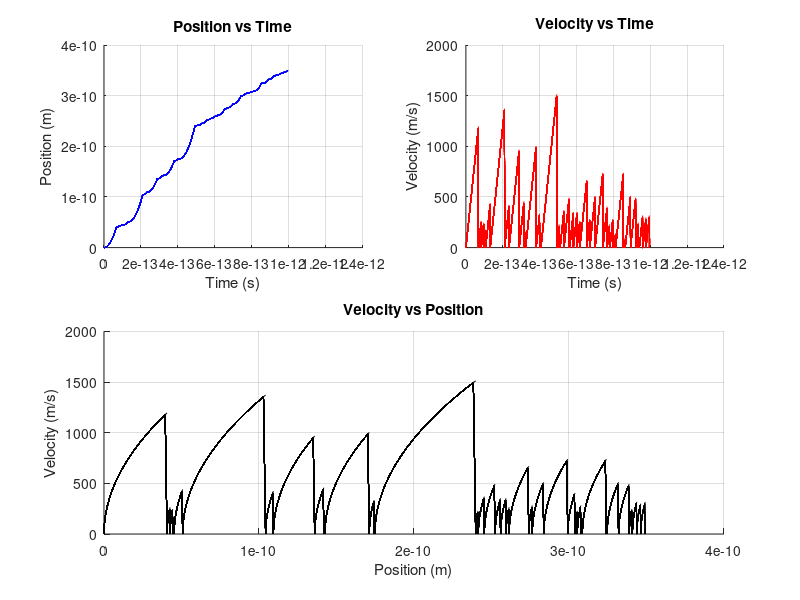

MATLAB code for this plot:
% Constants
e = 1.602176634e-19;      % Electron charge (C)
m_e = 9.10938356e-31;     % Electron mass (kg)

% Simulation Parameters
dt = 1e-15;               % Time step (s)
t_max = 1e-12;            % Total simulation time (s)
E = 1e5;                  % Electric field (V/m)
scatter_prob = 0.05;      % Probability of scattering at each time step

% Time Array
t = 0:dt:t_max;           
num_steps = length(t);

% Initialize Arrays
x = zeros(1, num_steps);  % Position (m)
v = zeros(1, num_steps);  % Velocity (m/s)

% Acceleration (constant)
a = (e * E) / m_e;

% Initialize Figures
figure('Name','1D Electron Simulation with Scattering','NumberTitle','off');

subplot(2,2,1); % Position vs Time
xlabel('Time (s)'); ylabel('Position (m)');
title('Position vs Time'); grid on; hold on;

subplot(2,2,2); % Velocity vs Time
xlabel('Time (s)'); ylabel('Velocity (m/s)');
title('Velocity vs Time'); grid on; hold on;

subplot(2,2,[3 4]); % Velocity vs Position (Phase Space)
xlabel('Position (m)'); ylabel('Velocity (m/s)');
title('Velocity vs Position'); grid on; hold on;

% Simulation Loop with Animation and Scattering
for n = 2:num_steps
    % Check for scattering
    if rand() < scatter_prob
        v(n-1) = 0;  % Scattered, set previous velocity to 0
    end

    % Update velocity and position
    v(n) = v(n-1) + a * dt;
    x(n) = x(n-1) + v(n-1) * dt + 0.5 * a * dt^2;

    % Update plots
    subplot(2,2,1);
    plot(t(1:n), x(1:n), 'b'); drawnow;

    subplot(2,2,2);
    plot(t(1:n), v(1:n), 'r'); drawnow;

    subplot(2,2,[3 4]);
    plot(x(1:n), v(1:n), 'k'); drawnow;
end
